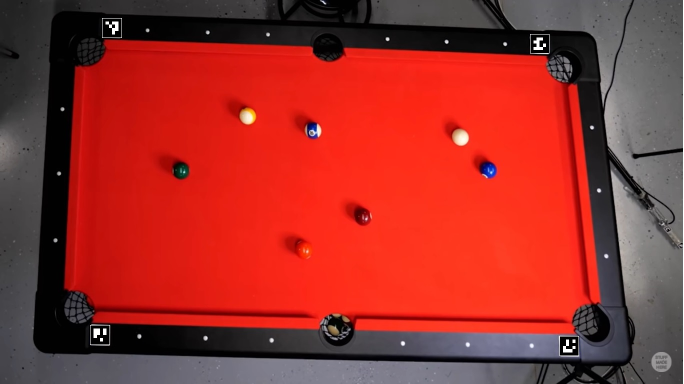
#> input picture openCV implementations/Test images/7.jpg, 1368 x 768 px, found by its file name (shown at 1/2 size)
$ python detctaruco.py
#> lines starting #> are read from the running program, lines starting #| are printed output that depends on the picture; after the words box and inside, x2 and y2 are one past the last pixel; in counts of white or black regions, pixels touching at a corner belong together
#to detect aruco tags and their coordinates


# import the necessary packages
import argparse
import imutils
import cv2

# construct the argument parser and parse the arguments
ARUCO_DICT = {
	"DICT_4X4_50": cv2.aruco.DICT_4X4_50,
	"DICT_4X4_100": cv2.aruco.DICT_4X4_100,
	"DICT_4X4_250": cv2.aruco.DICT_4X4_250,
	"DICT_4X4_1000": cv2.aruco.DICT_4X4_1000,
	"DICT_5X5_50": cv2.aruco.DICT_5X5_50,
	"DICT_5X5_100": cv2.aruco.DICT_5X5_100,
	"DICT_5X5_250": cv2.aruco.DICT_5X5_250,
	"DICT_5X5_1000": cv2.aruco.DICT_5X5_1000,
	"DICT_6X6_50": cv2.aruco.DICT_6X6_50,
	"DICT_6X6_100": cv2.aruco.DICT_6X6_100,
	"DICT_6X6_250": cv2.aruco.DICT_6X6_250,
	"DICT_6X6_1000": cv2.aruco.DICT_6X6_1000,
	"DICT_7X7_50": cv2.aruco.DICT_7X7_50,
	"DICT_7X7_100": cv2.aruco.DICT_7X7_100,
	"DICT_7X7_250": cv2.aruco.DICT_7X7_250,
	"DICT_7X7_1000": cv2.aruco.DICT_7X7_1000,
	"DICT_ARUCO_ORIGINAL": cv2.aruco.DICT_ARUCO_ORIGINAL,
	"DICT_APRILTAG_16h5": cv2.aruco.DICT_APRILTAG_16h5,
	"DICT_APRILTAG_25h9": cv2.aruco.DICT_APRILTAG_25h9,
	"DICT_APRILTAG_36h10": cv2.aruco.DICT_APRILTAG_36h10,
	"DICT_APRILTAG_36h11": cv2.aruco.DICT_APRILTAG_36h11
}
class data:
	ID : int
	CO1 : tuple()


# load the input image from disk and resize it
print("[INFO] loading image...")
image = cv2.imread("venv/images/7.jpg")
#> image is the input picture: shape (768, 1368, 3); mean B, G, R 42.8, 48.8, 155.7
image = imutils.resize(image, width=1200)
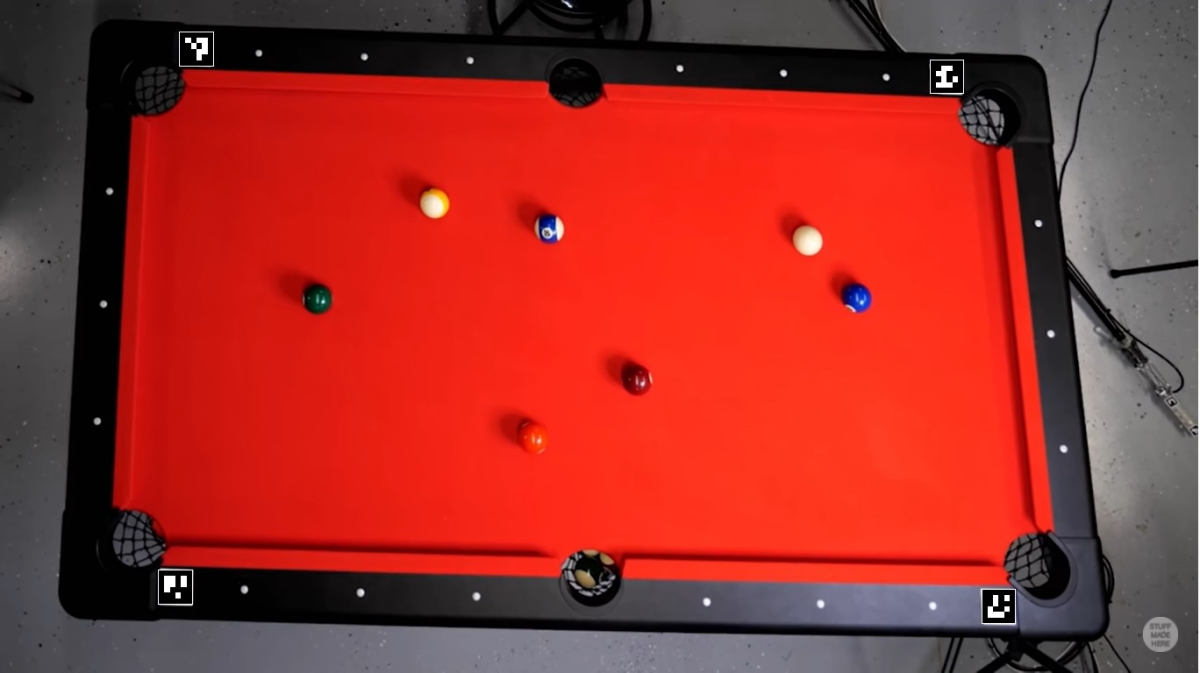
#> image: shape (673, 1200, 3); mean B, G, R 42.8, 48.8, 155.7
cv2.imshow("Image", image)
cv2.waitKey(0)
# verify that the supplied ArUCo tag exists and is supported by
# OpenCV


arucoDict = cv2.aruco.Dictionary_get(cv2.aruco.DICT_4X4_100)
arucoParams = cv2.aruco.DetectorParameters_create()
(corners, ids, rejected) = cv2.aruco.detectMarkers(image, arucoDict,
	parameters=arucoParams)
#> corners = ([[157, 568], [193, 567], [192, 607], [156, 604]], [[178, 30], [214, 30], [214, 67], [178, 67]], [[929, 58], [964, 58], [963, 95], [928, 94]], [[982, 590], [1014, 590], [1014, 622], [982, 622]]); ids = [23, 0, 18, 4]; rejected = 8 items
sdata = []
# verify *at least* one ArUco marker was detected
if len(corners) > 0:
	# flatten the ArUco IDs list
	print("got")
	print(len(corners))
#| 4
	ids = ids.flatten()
	# loop over the detected ArUCo corners
	for (markerCorner, markerID) in zip(corners, ids):
		# extract the marker corners (which are always returned in
		# top-left, top-right, bottom-right, and bottom-left order)
		corners = markerCorner.reshape((4, 2))
		(topLeft, topRight, bottomRight, bottomLeft) = corners
		# convert each of the (x, y)-coordinate pairs to integers
		topRight = (int(topRight[0]), int(topRight[1]))
		bottomRight = (int(bottomRight[0]), int(bottomRight[1]))
		bottomLeft = (int(bottomLeft[0]), int(bottomLeft[1]))
		topLeft = (int(topLeft[0]), int(topLeft[1]))
		#collecting coordinates
		d1 = []
		d1.append(markerID)
		d1.append(topRight)
		d1.append(topLeft)
		d1.append(bottomRight)
		d1.append(bottomRight)
		sdata.append(d1)

        # draw the bounding box of the ArUCo detection
		cv2.line(image, topLeft, topRight, (0, 255, 0), 2)
		cv2.line(image, topRight, bottomRight, (0, 255, 0), 2)
		cv2.line(image, bottomRight, bottomLeft, (0, 255, 0), 2)
		cv2.line(image, bottomLeft, topLeft, (0, 255, 0), 2)
		# compute and draw the center (x, y)-coordinates of the ArUco
		# marker
		cX = int((topLeft[0] + bottomRight[0]) / 2.0)
		cY = int((topLeft[1] + bottomRight[1]) / 2.0)
		cv2.circle(image, (cX, cY), 4, (0, 0, 255), -1)
		# draw the ArUco marker ID on the image
		cv2.putText(image, str(markerID),
			(topLeft[0], topLeft[1] - 15), cv2.FONT_HERSHEY_SIMPLEX,
			0.5, (0, 255, 0), 2)
		print("[INFO] ArUco marker ID: {}".format(markerID))
		# show the output image
		cv2.imshow("Image", image)
		cv2.imwrite(str(markerID)+".jpg",image)
		cv2.waitKey(0)
#> this loop made 4 passes
#> (markerID, topLeft, topRight, bottomRight, bottomLeft, cX, cY) on passes 1 to 4: (23, (157, 568), (193, 567), (192, 607), (156, 604), 174, 587), (0, (178, 30), (214, 30), (214, 67), (178, 67), 196, 48), (18, (929, 58), (964, 58), (963, 95), (928, 94), 946, 76), (4, (982, 590), (1014, 590), (1014, 622), (982, 622), 998, 606)
#| [INFO] ArUco marker ID: 23
#| [INFO] ArUco marker ID: 0
#| [INFO] ArUco marker ID: 18
#| [INFO] ArUco marker ID: 4
#> pass 1, `cv2.imshow("Image", image)`:
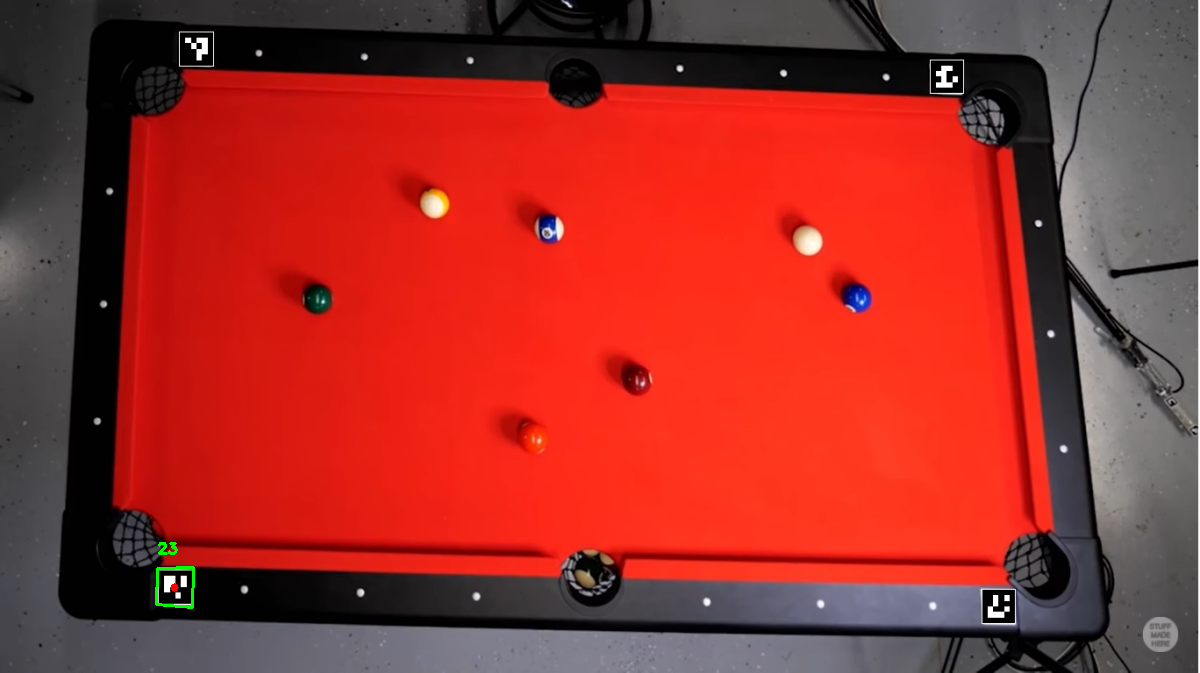
#> window 'Image': shape (673, 1200, 3); mean B, G, R 42.8, 48.9, 155.6
#> after the loop:
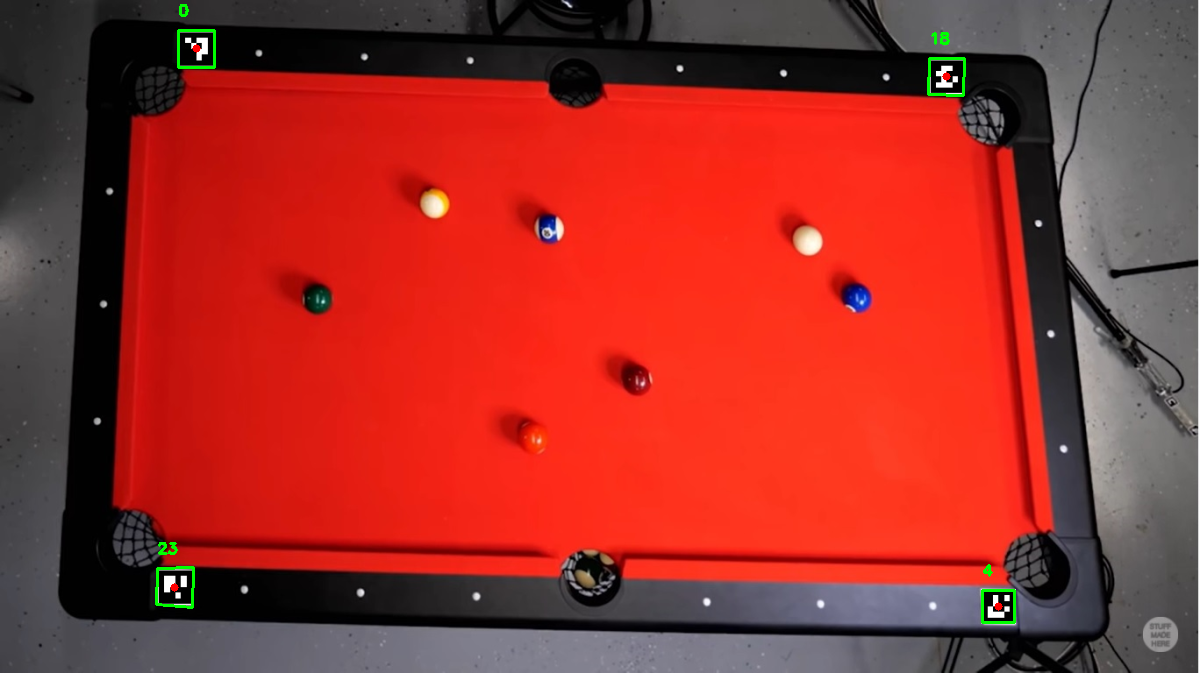
#> image: shape (673, 1200, 3); 0.29% of pixels changed, all inside (x1, y1, x2, y2) = (155, 4, 1016, 624)
#> after the loop, sdata = [[23, (193, 567), (157, 568), (192, 607), (192, 607)], [0, (214, 30), (178, 30), (214, 67), (214, 67)], [18, (964, 58), (929, 58), (963, 95), (963, 95)], [4, (1014, 590), (982, 590), (1014, 622), (1014, 622)]]

for s in sdata:
	print (s)
#> this loop made 4 passes
#> s on passes 1 to 4: [23, (193, 567), (157, 568), (192, 607), (192, 607)], [0, (214, 30), (178, 30), (214, 67), (214, 67)], [18, (964, 58), (929, 58), (963, 95), (963, 95)], [4, (1014, 590), (982, 590), (1014, 622), (1014, 622)]
#| [23, (193, 567), (157, 568), (192, 607), (192, 607)]
#| [0, (214, 30), (178, 30), (214, 67), (214, 67)]
#| [18, (964, 58), (929, 58), (963, 95), (963, 95)]
#| [4, (1014, 590), (982, 590), (1014, 622), (1014, 622)]
